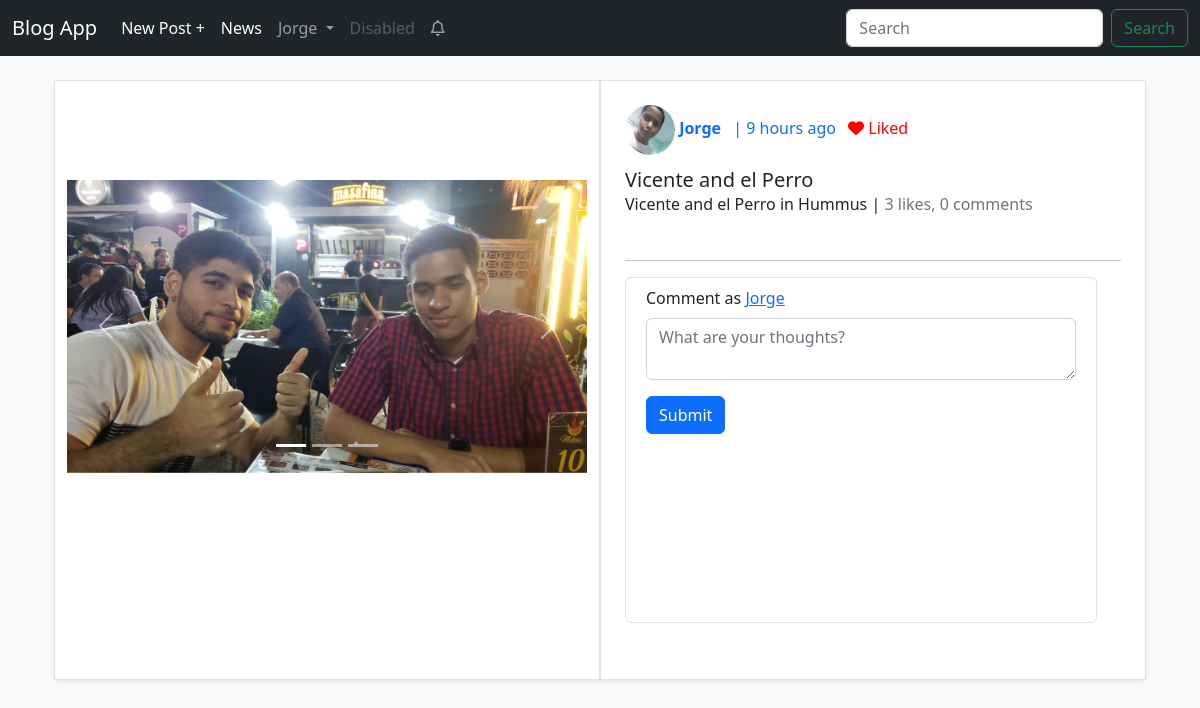
/blogs/post/1 (signed in), run on the app's committed database.
### app/models.py (models this page shows, shortened)
class User(UserMixin, db.Model):
    __tablename__ = 'users'
    id = db.Column(db.Integer, primary_key=True)
    email = db.Column(db.String(64), unique=True, index=True)
    username = db.Column(db.String(64), unique=True, index=True)
    password_hash = db.Column(db.String(128))
    profile_pic = db.Column(db.String, default='images/profile photos/default_profile_pic.jpg')
    posts = db.relationship('Blog', backref='user', cascade='all, delete-orphan')
    comments = db.relationship('Comment', backref='user', cascade='all, delete-orphan')
    followers = db.relationship('Follow', backref='user', foreign_keys='Follow.followed_id', cascade='all, delete-orphan')
    likes = db.relationship('Like', backref='user', cascade='all, delete-orphan')
    notifications = db.relationship('Notification', backref='user', foreign_keys='Notification.user_id', cascade='all, delete-orphan')
    actions = db.relationship('Notification', backref='notificator', foreign_keys='Notification.notificator_id', cascade='all, delete-orphan')
    confirmed = db.Column(db.Boolean, default=False)
    def likes_post(self, post_id):
        like = Like.query.filter_by(blog_id=post_id, user_id=self.id).first()
        if like:
            return True
        else:
            return False
    @property
    def password(self):
        raise AttributeError('password is not readable')
    def __str__(self):
        return self.username

class File(db.Model):
    __tablename__ = 'files'
    path = db.Column(db.String, primary_key=True)
    blog_id = db.Column(db.Integer, db.ForeignKey('blogs.id'))
    @property
    def type(self):
        image_file_types = [
            'jpg', 'jpeg', 'png', 'gif', 'tiff', 'tif', 'bmp', 'webp', 'svg', 'ico',
            'raw', 'heif', 'heic', 'crx'
        ]
        video_file_types = [
            'mp4', 'avi', 'mkv', 'mov', 'wmv', 'flv', 'webm', '3gp', 'ogg', 'mpg', 'mpeg', 'ts'
        ]
        type = self.path.split('.')
        max_index = len(type) - 1
        type = type[max_index]
        if type in image_file_types:
            print('image')
            return 'image'
        elif type in video_file_types:
            return 'video'
        else:
            print('else')
            return type

class Blog(db.Model):
    __tablename__ = 'blogs'
    id = db.Column(db.Integer, primary_key=True)
    title = db.Column(db.String(64), nullable=False)
    body = db.Column(db.Text, nullable=False)
    author = db.Column(db.Integer, db.ForeignKey('users.id'))
    date = db.Column(db.DateTime, default=datetime.utcnow, index=True)
    comments = db.relationship('Comment', backref='blog', cascade='all, delete-orphan')
    likes = db.relationship('Like', backref='blog', cascade='all, delete-orphan')
    files = db.relationship('File', backref='blog', cascade='all, delete-orphan')
    new = db.Column(db.Integer, db.ForeignKey('news.id'), nullable=True)
    responded_title = db.Column(db.String, nullable=True)
    responded_blog = db.Column(db.Integer, db.ForeignKey('blogs.id'), nullable=True)

### app/blogs/views.py (the view)
@blogs.route('/post/<int:post_id>')
@login_required
def post(post_id):
    post = Blog.query.filter_by(id=post_id).first()
    return render_template("blogs/post.html", post=post)

### app/models.py (called while the page is built)
@login_manager.user_loader
def load_user(user_id):
    return User.query.get(int(user_id))

### app/templates/blogs/post.html (shortened to what this page needs)
{% extends 'base.html' %}
{% from "macros.html" import render_carousel, render_profile_pic, render_post_video, render_post_image, render_post_likes, render_comment_likes, responded_new_card, responded_post_card %}
{% macro post_info() %}
    {% set author = post.user %}
    <div class="row" style="overflow-y: auto; height: 139.4px; overflow-wrap: break-word;">
        <div class="mb-2">
            <a href="{{ url_for('auth.profile', username=author) }}" class="text-decoration-none mb-2">
                <img src="{{ url_for('static', filename=author.profile_pic) }}" class="profile_pic" style="height: 50px; width: 50px;">
                <span class="card-title"><b> {{ author }}</b></span>
                <span class="m-lg-2">
                | {{ moment(post.date).fromNow() }}
                </span>
            </a>
        {{ render_post_likes(current_user, post) }}
        </div>
        <div class="mb-2">
            <h3 class="card-title" style="font-size: 20px;">{{ post.title }}</h3>
            <p  style="font-size: 16px;">{{ post.body }} | <span class="text-muted">{{ post.likes|length }} likes, {{ post.comments|length }} comments</span></p>
        </div>
    </div>
    <hr>
    <div class="row" style="padding-right: 1.5rem; padding-left: 1.5rem; overflow: auto; height: 354px;">
        <div class="row border rounded p-2 mb-2">
            <form method="post" action="{{ url_for('blogs.comment', post_id=post.id) }}">
                <div class="mb-3">
                    <label for="body" class="form-label">
                        Comment as
                        <a href="{{ url_for('auth.profile', username=current_user) }}">
                            {{ current_user }}
                        </a>
                    </label>
                    <textarea class="form-control" id="body" name="body" placeholder="What are your thoughts?" required></textarea>
                </div>
                <button type="submit" class="btn btn-primary">Submit</button>
            </form>
        </div>
{% endmacro %}
{% block content %}
<div class="p-4 container">
    {% if post.files or post.responded_blog or post.new %}
        <div class="container rounded shadow-sm bg-white" style="height: 600px;">
            {% set author = post.user %}
            <div class="row">
                <div class="col-md-6 d-flex justify-content-center align-items-center border">
                    <div style="height: 400px;">
                        {% set id = 'postImages' %}
                        {% if post.files|length == 1 %}
                            {% set file = post.files[0] %}
                            {% if file.type == 'image' %}
                                {{ render_post_image(file.path) }}
                            {% elif file.type == 'video' %}
                                {{ render_post_video(file) }}
                            {% endif %}
                        {% elif post.files|length > 1 %}
                            {{ render_carousel(post, id) }}
                        {% endif %}
                    </div>
                </div>
                <div class="col-md-6 border p-4">
                        {{ post_info() }}
                        </div>
                        <br />
                    </div>
                </div>
            </div>
        </div>
    {% endif %}
</div>
{% endblock content %}

### app/templates/base.html (shortened to what this page needs)
<!DOCTYPE html>
<html>
    <head>
        <link href="https://cdn.jsdelivr.net/npm/bootstrap@5.2.3/dist/css/bootstrap.min.css" rel="stylesheet">
        <link rel="stylesheet" href="https://cdnjs.cloudflare.com/ajax/libs/font-awesome/6.0.0/css/all.min.css">
        <link rel="stylesheet" href="{{ url_for('static', filename='css/styles.css') }}">
    </head>
    <body class="bg-light">
        {% block navbar %}
            <nav class="navbar navbar-expand-lg navbar-dark bg-dark sticky-top">
                <div class="container-fluid">
                    <a class="navbar-brand" href="{{ url_for('main.index') }}">Blog App</a>
                    <div class="collapse navbar-collapse" id="navbarSupportedContent">
                        <ul class="navbar-nav me-auto mb-2 mb-lg-0">
                            {% if current_user.is_authenticated %}
                                <li class="nav-item">
                                    <a class="nav-link active" aria-current="page" href="{{ url_for('blogs.new_post') }}">New Post +</a>
                                </li>
                                <li class="nav-item">
                                    <a class="nav-link active" aria-current="page" href="{{ url_for('blogs.news') }}">News</a>
                                </li>
                                <li class="nav-item dropdown">
                                    <a class="nav-link dropdown-toggle" href="#" id="navbarDropdown" role="button" data-bs-toggle="dropdown" aria-expanded="false">
                                    {{ current_user.username }}
                                    </a>
                                </li>
                                <li class="nav-item">
                                    <a class="nav-link disabled">Disabled</a>
                                </li>
                                <li class="nav-item dropdown">
                                    {% if current_user.notifications %}
                                        <a class="nav-link dropdown-toggle" href="#" id="notifications" role="button" data-bs-toggle="dropdown" aria-expanded="false">
                                    {% else %}
                                        <a class="nav-link" href="#" id="notifications" role="button" data-bs-toggle="dropdown" aria-expanded="false">
                                    {% endif %}
                                        <i class="fa-regular fa-bell"></i>
                                    </a>
                                </li>
                            {% endif %}
                        </ul>
                        <form class="d-flex" action="{{ url_for('main.search_post') }}">
                            <input class="form-control me-2" name="q" type="search" placeholder="Search" aria-label="Search">
                            <button class="btn btn-outline-success" type="submit">Search</button>
                        </form>
                    </div>
                </div>
            </nav>
        {% endblock navbar %}
        <div class="flex-container">
            {% block content %}
            {% endblock content %}
    </body>
</html>

### app/templates/macros.html (shortened to what this page needs)
{% macro render_post_likes(current_user, post) %}
    {% set like_id = 'likePost' ~ post.id %}
    {% set unlike_id = 'unlikePost' ~ post.id %}
    {% if current_user.is_authenticated and current_user.likes_post(post.id) %}
        <a class="text-decoration-none" style="color: red;" href="{{ url_for('blogs.unlike_post', post_id=post.id) }}" onclick="update_likes(this, '{{ like_id }}', '{{ id }}')" id="{{ unlike_id }}"><i class="fa-solid fa-heart" id="icon"></i><span id="text"> Liked</span></a>
    {% endif %}
{% endmacro %}
{% macro render_post_image(filename) %}
    <div class="d-flex align-items-center justify-content-center" style="max-height: 400px;" >
        <img class="img-fluid" src="{{ url_for('static', filename=filename) }}" style="max-height: 400px; object-fit: contain;">
    </div>
{% endmacro %}
{% macro render_carousel(post, id) %}
    <div id="{{ id }}" class="carousel slide">
        <div class="carousel-indicators">
            {% for file in post.files %}
                {% if loop.index == 1 %}
                    <button type="button" data-bs-target="{{ id }}" data-bs-slide-to="{{ loop.index0 }}" class="active" aria-current="true" aria-label="Slide {{ loop.index }}"></button>
                {% else %}
                    <button type="button" data-bs-target="{{ id }}" data-bs-slide-to="{{ loop.index0 }}" aria-label="Slide {{ loop.index }}"></button>
                {% endif %}
            {% endfor %}
        </div>
        <div class="carousel-inner">
            {% for file in post.files %}
                {% if loop.index == 1 %}
                    <div class="carousel-item active">
                        {% if file.type == 'image' %}
                            {{ render_post_image(file.path) }}
                        {% elif file.type == 'video' %}
                            {{ render_post_video(file) }}
                        {% endif %}
                    </div>
                {% endif %}
            {% endfor %}
        </div>
        <button class="carousel-control-prev" type="button" data-bs-target="#{{ id }}" data-bs-slide="prev">
            <span class="carousel-control-prev-icon" aria-hidden="true"></span>
        </button>
        <button class="carousel-control-next" type="button" data-bs-target="#{{ id }}" data-bs-slide="next">
            <span class="carousel-control-next-icon" aria-hidden="true"></span>
        </button>
    </div>
{% endmacro %}

### app/static/css/styles.css (style rules this page uses)
.profile_pic { height: 30px; width: 30px; border-radius: 50%; }
.flex-container { display: flex; flex-direction: row; justify-content: flex-start; align-items: flex-start; }

### data on the page
User: username "Jorge", profile_pic (picture)
Blog: date "9 hours ago", title "Vicente and el Perro", body "Vicente and el Perro in Hummus"

### other printed values
{{ post.likes|length }} "3"
{{ post.comments|length }} "0"
